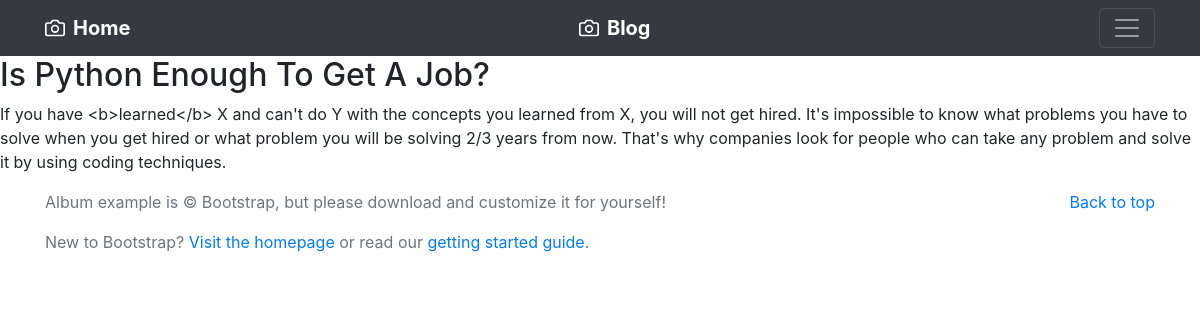
The app's page /blog/6 with its own data.
### blog/models.py (models this page shows, shortened)
class Blog(models.Model):
    title = models.CharField(max_length=200)
    description = models.TextField()
    date = models.DateField()

### blog/views.py (the view)
# urls.py: path('<int:blog_id>', views.blog_detail, name="blog_detail"),
def blog_detail(request, blog_id):
    blog = get_object_or_404(Blog, pk=blog_id)
    return render(request, 'blog/blog_detail.html',{'blog':blog})

### blog/templates/blog/blog_detail.html
{% extends "base.html" %}
{% block content %}
<h2>{{blog.title}} </h2>
<p> {{blog.description}}</p>
{% endblock %}

### records on screen
Blog: title "Is Python Enough To Get A Job?", description "If you have <b>learned</b> X and can't do Y with the concepts you learned from X, you will not get hired. It's impossible to know what problems you have to solve when you get hired or what problem you will be solving 2/3 years from now. That's why companies look for people who can take any problem and solve it by using coding techniques."
